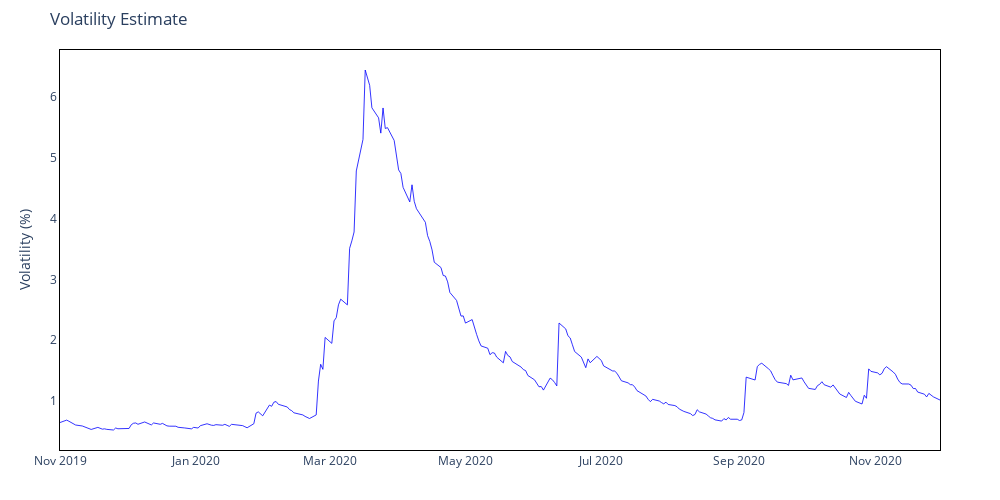
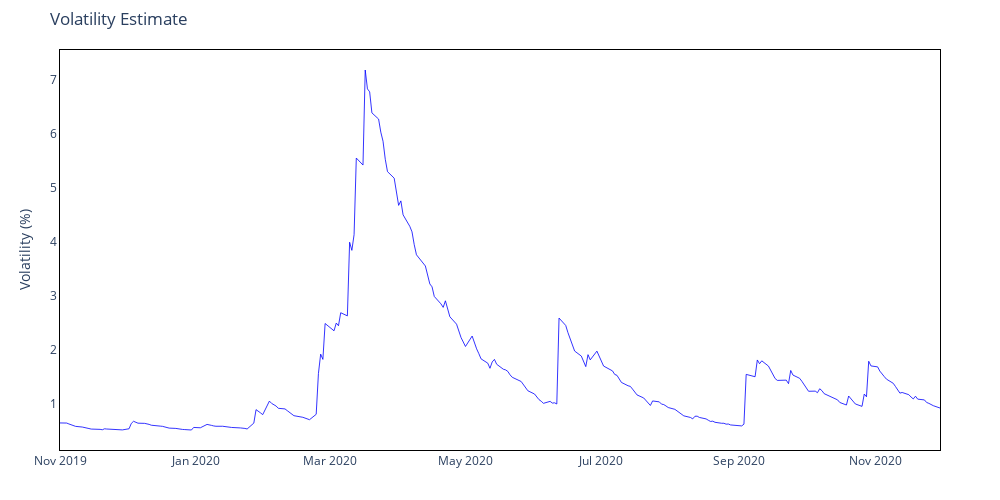
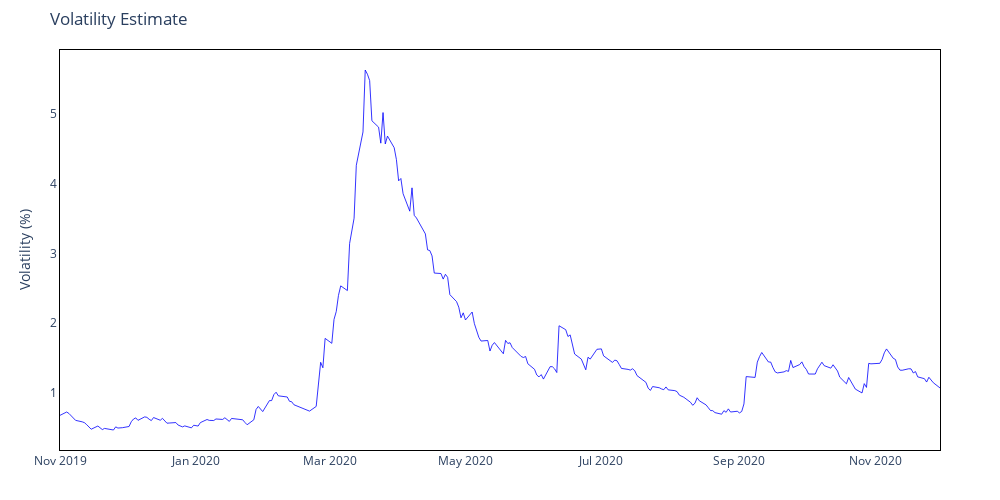
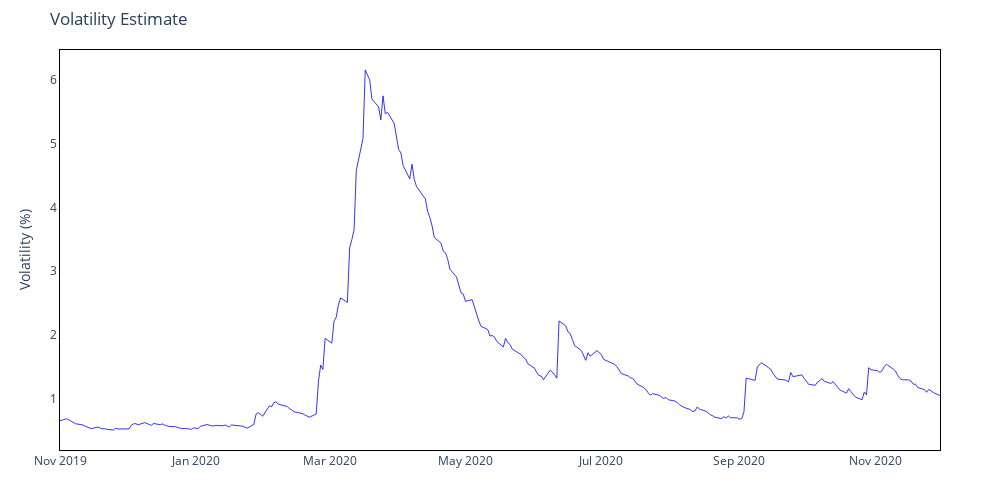

Source (notebook cell) for these figures, in order:
### Code cell
# Plot interactive volatility for a subset
fig_vol_garch = plots.plot_volatility(garch_output_classic["Volatility"], subset=("2019-11-01", "2020-11-30"), interactive=True)
fig_vol_gjr = plots.plot_volatility(garch_output_grj["Volatility"], subset=("2019-11-01", "2020-11-30"), interactive=True)
fig_vol_egarch = plots.plot_volatility(garch_output_egarch["Volatility"], subset=("2019-11-01", "2020-11-30"), interactive=True)
fig_vol_garch_ged = plots.plot_volatility(garch_output_classic_ged["Volatility"], subset=("2019-11-01", "2020-11-30"), interactive=True)
fig_vol_garch_skewedt = plots.plot_volatility(garch_output_classic_skewedt["Volatility"], subset=("2019-11-01", "2020-11-30"), interactive=True)
fig_vol_arch = plots.plot_volatility(arch_output["Volatility"], subset=("2019-11-01", "2020-11-30"), interactive=True)
fig_vol_ma = plots.plot_volatility(ma_output["Volatility"], subset=("2019-11-01", "2020-11-30"), interactive=True)

### Figure 1 — Plotly figure (JSON) as saved in the notebook; plotly's stock layout.template omitted (floating-point values rounded to 4 significant figures; data arrays with more than 128 entries replaced by an {"elided": "..."} marker saying what was removed)
{"data": [{"hovertemplate": "Date: %{x}<br>Volatility: %{y:.2f}%", "line": {"color": "blue", "width": 0.8}, "mode": "lines", "name": "Volatility", "type": "scatter", "x": {"elided": "272 str values"}, "y": {"elided": "272 float values"}}], "layout": {"height": 500, "hovermode": "x unified", "margin": {"b": 50, "l": 60, "r": 60, "t": 50}, "paper_bgcolor": "white", "plot_bgcolor": "white", "title": {"text": "Volatility Estimate"}, "width": 1000, "xaxis": {"linecolor": "black", "linewidth": 1, "mirror": true, "showline": true}, "yaxis": {"linecolor": "black", "linewidth": 1, "mirror": true, "showline": true, "title": {"text": "Volatility (%)"}}}}

### Figure 2 — Plotly figure (JSON) as saved in the notebook; plotly's stock layout.template omitted (floating-point values rounded to 4 significant figures; data arrays with more than 128 entries replaced by an {"elided": "..."} marker saying what was removed)
{"data": [{"hovertemplate": "Date: %{x}<br>Volatility: %{y:.2f}%", "line": {"color": "blue", "width": 0.8}, "mode": "lines", "name": "Volatility", "type": "scatter", "x": {"elided": "272 str values"}, "y": {"elided": "272 float values"}}], "layout": {"height": 500, "hovermode": "x unified", "margin": {"b": 50, "l": 60, "r": 60, "t": 50}, "paper_bgcolor": "white", "plot_bgcolor": "white", "title": {"text": "Volatility Estimate"}, "width": 1000, "xaxis": {"linecolor": "black", "linewidth": 1, "mirror": true, "showline": true}, "yaxis": {"linecolor": "black", "linewidth": 1, "mirror": true, "showline": true, "title": {"text": "Volatility (%)"}}}}

### Figure 3 — Plotly figure (JSON) as saved in the notebook; plotly's stock layout.template omitted (floating-point values rounded to 4 significant figures; data arrays with more than 128 entries replaced by an {"elided": "..."} marker saying what was removed)
{"data": [{"hovertemplate": "Date: %{x}<br>Volatility: %{y:.2f}%", "line": {"color": "blue", "width": 0.8}, "mode": "lines", "name": "Volatility", "type": "scatter", "x": {"elided": "272 str values"}, "y": {"elided": "272 float values"}}], "layout": {"height": 500, "hovermode": "x unified", "margin": {"b": 50, "l": 60, "r": 60, "t": 50}, "paper_bgcolor": "white", "plot_bgcolor": "white", "title": {"text": "Volatility Estimate"}, "width": 1000, "xaxis": {"linecolor": "black", "linewidth": 1, "mirror": true, "showline": true}, "yaxis": {"linecolor": "black", "linewidth": 1, "mirror": true, "showline": true, "title": {"text": "Volatility (%)"}}}}

### Figure 4 — Plotly figure (JSON) as saved in the notebook; plotly's stock layout.template omitted (floating-point values rounded to 4 significant figures; data arrays with more than 128 entries replaced by an {"elided": "..."} marker saying what was removed)
{"data": [{"hovertemplate": "Date: %{x}<br>Volatility: %{y:.2f}%", "line": {"color": "blue", "width": 0.8}, "mode": "lines", "name": "Volatility", "type": "scatter", "x": {"elided": "272 str values"}, "y": {"elided": "272 float values"}}], "layout": {"height": 500, "hovermode": "x unified", "margin": {"b": 50, "l": 60, "r": 60, "t": 50}, "paper_bgcolor": "white", "plot_bgcolor": "white", "title": {"text": "Volatility Estimate"}, "width": 1000, "xaxis": {"linecolor": "black", "linewidth": 1, "mirror": true, "showline": true}, "yaxis": {"linecolor": "black", "linewidth": 1, "mirror": true, "showline": true, "title": {"text": "Volatility (%)"}}}}
